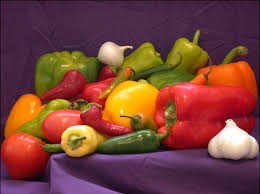
#> input picture taller3/peppers.jpg, 260 x 194 px
$ python problema4.py
#> lines starting #> are read from the running program, lines starting #| are printed output that depends on the picture; after the words box and inside, x2 and y2 are one past the last pixel; in counts of white or black regions, pixels touching at a corner belong together
# -*- coding: utf-8 -*-
"""
Created on Tue Oct 30 11:44:16 2018

@author: Manuel Andres Sanchez Muñoz
"""

#primera imagen

import numpy as np
import cv2
from matplotlib import pyplot as plt
from sklearn.cluster import KMeans

img = cv2.imread('peppers.jpg')
#> img is the input picture: shape (194, 260, 3); mean B, G, R 57.5, 66.1, 120.3
[nf,nc,nb] = img.shape
#> nf = 194; nc = 260; nb = 3
plt.imshow(cv2.cvtColor(img, cv2.COLOR_BGR2RGB))
plt.axis('off')
N=2
img2 = np.reshape(img,(nf*nc,nb))
kmeans = KMeans(n_clusters=N, random_state=0).fit(img2)
C = kmeans.labels_

imgC = np.reshape(C,(nf,nc))
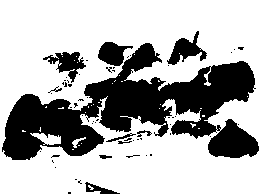
#> imgC: shape (194, 260) int32; values 0 (black) and 1 (white), 69.5% white; 58 black regions (48 under 20 px), largest, box (x1, y1, x2, y2) and area: (2, 43, 259, 160) 13203, (167, 31, 207, 65) 568, (43, 52, 86, 83) 547
plt.figure()
plt.imshow(imgC)
plt.axis('off')

for i in range(1,N):
    mask = np.zeros(imgC.shape,np.uint8)
    mask[imgC==i] = 255
    plt.figure()
    plt.imshow(mask,cmap='gray')
    plt.axis('off')

Datos = np.uint8(mask)

acumuladorMatriz = float(0);
suma = 0
suma1 = 0

for x in Datos:
    acumuladorFilas = float(0);
    acumuladorColumnas = float(0);

    for y in x:
        acumuladorFilas = acumuladorFilas + Datos[0][0];
        acumuladorColumnas = acumuladorColumnas + Datos[0][0];

        if (y >= 1 and y <= 255):
                cont =+ 1
                suma = suma + cont
        else:
            cont1 =+ 1
            suma1 = suma1 + cont1
#> after the loop, suma = 35069; suma1 = 15371

print ("El numero de elementos iguales a 1 para bear.jpg binario es: " + str(suma))
#| El numero de elementos iguales a 1 para bear.jpg binario es: 35069
print ("El numero de elementos iguales a 0 para bear.jpg binario es: " + str(suma1))
#| El numero de elementos iguales a 0 para bear.jpg binario es: 15371

$ run again, with taller3/bear.jpg copied over taller3/peppers.jpg
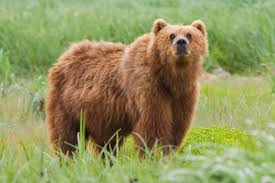
#> input picture taller3/bear.jpg, 275 x 183 px
#> img is the input picture: shape (183, 275, 3); mean B, G, R 95.1, 148.1, 146.6
#> `imgC = np.reshape(C,(nf,nc))`:
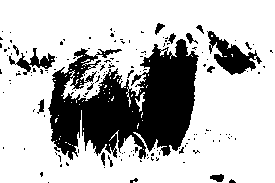
#> imgC: shape (183, 275) int32; values 0 (black) and 1 (white), 73.7% white; 151 black regions (134 under 20 px), largest, box (x1, y1, x2, y2) and area: (48, 39, 199, 160) 10829, (207, 31, 262, 75) 998, (9, 48, 55, 75) 401
#| El numero de elementos iguales a 1 para bear.jpg binario es: 37076
#| El numero de elementos iguales a 0 para bear.jpg binario es: 13249

$ run again, with taller3/church.jpg copied over taller3/peppers.jpg
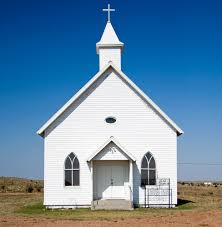
#> input picture taller3/church.jpg, 222 x 227 px
#> img is the input picture: shape (227, 222, 3); mean B, G, R 166.4, 137.6, 101.9
#> `imgC = np.reshape(C,(nf,nc))`:
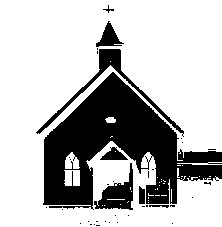
#> imgC: shape (227, 222) int32; values 0 (black) and 1 (white), 72.9% white; 38 black regions (30 under 20 px), largest, box (x1, y1, x2, y2) and area: (43, 72, 222, 210) 10968, (36, 49, 184, 137) 1094, (94, 163, 133, 210) 816
#| El numero de elementos iguales a 1 para bear.jpg binario es: 36752
#| El numero de elementos iguales a 0 para bear.jpg binario es: 13642
